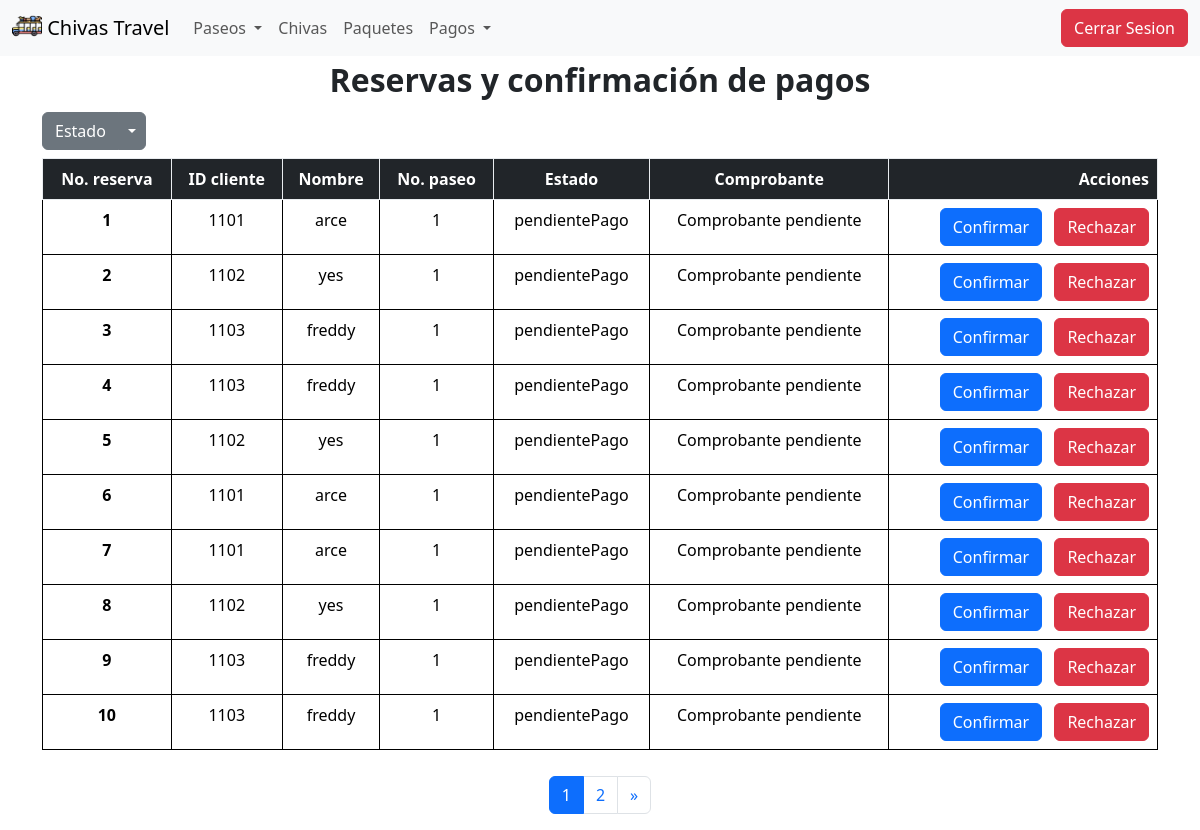
The page /paseos/pagosAdmin/?lista=pendientes on the database its author committed.
### paseos/models.py (models this page shows)
class Reserva(models.Model):
    paseo = models.ForeignKey(Paseo, on_delete=models.CASCADE)
    estado = models.CharField(max_length=100)
    fechaCreacion = models.DateField()
    valor = models.IntegerField()
    paquete = models.ForeignKey(Paquete, on_delete=models.CASCADE)
    comprobantePago = models.CharField(max_length=200000, default='none')
    persona = models.ForeignKey(Cliente, on_delete=models.CASCADE)

class Cliente(models.Model):
    nombre = models.CharField(max_length=100)
    id = models.IntegerField(primary_key=True)
    celular = models.IntegerField()
    correo = models.EmailField()
    edad = models.IntegerField()
    cuentaBancaria = models.ForeignKey(CuentaBancaria, on_delete=models.CASCADE)

class Paseo(models.Model):
    imagen = models.CharField(max_length=500000, default='default_value')
    origen = models.CharField(max_length=100)
    destino = models.CharField(max_length=100)
    descripcion = models.CharField(max_length=300)
    fecha = models.DateField()
    hora = models.TimeField()
    chiva = models.ForeignKey(Chiva, on_delete=models.CASCADE)
    esquemaCobro = models.ForeignKey(EsquemaCobro, on_delete=models.CASCADE)
    disponibilidad = models.IntegerField()

### paseos/views.py (the view, shortened to what this page needs)
# urls.py: path('pagosAdmin/', views.pagosAdmin, name='pagosAdmin' ),
def pagosAdmin(request):
    pendientes = Reserva.objects.filter(estado="pendientePago")
    confirmadas = Reserva.objects.filter(estado="confirmada")
    lista = request.GET.get('lista', 'confirmadas')
    if lista == 'pendientes':
        listaReservas = pendientes
    else:
        listaReservas = confirmadas
    paginator = Paginator(listaReservas, 10)
    pageNumber = request.GET.get('page')
    objsReserva = paginator.get_page(pageNumber)
    return render(request, 'pagosAdmin.html', {'listaReservas' : objsReserva,
                                               'lista' : lista})

### paseos/templates/pagosAdmin.html (shortened to what this page needs)
<!DOCTYPE html>
<html lang="en">
<head>
    {% load static %}
    <link rel="stylesheet" href="{% static '/styles.css' %}">
    <link href="{% static '/stylesApp.css' %}" rel="stylesheet">
</head>
<body>
    <header>
        {% include 'navbarAdmin.html' %}
        <p class="fs-2 fw-bold text-center m-0">Reservas y confirmación de pagos</p>
    </header>
    <main class="pagosMain">
        <div id="squereMain" class="container">
            <div class="btn-group mt-2 mb-2">
                <button type="button" class="btn btn-secondary">Estado</button>
                <button type="button" class="btn btn-secondary dropdown-toggle dropdown-toggle-split" data-bs-toggle="dropdown" aria-expanded="false">
                </button>
            </div>
            <table class="table table-bordered border-black">
                <thead>
                  <tr class="table-dark table-bordered border-light-subtle">
                    <th scope="col" class="text-center">No. reserva</th>
                    <th scope="col" class="text-center">ID cliente</th>
                    <th scope="col" class="text-center">Nombre</th>
                    <th scope="col" class="text-center">No. paseo</th>
                    <th scope="col" class="text-center">Estado</th>
                    <th scope="col" class="text-center">Comprobante</th>
                    <th scope="col" class="text-end">Acciones</th>
                  </tr>
                </thead>
                <tbody>
                {% for reserva in listaReservas %}
                  <tr>
                    <th scope="row" class="text-center">{{reserva.id}}</th>
                    <td class="text-center">{{reserva.persona.id}}</td>
                    <td class="text-center">{{reserva.persona.nombre}}</td>
                    <td class="text-center">{{reserva.paseo.id}}</td>
                    <td class="text-center">{{reserva.estado}}</td>
                    <td class="text-center">
                        {% if reserva.comprobantePago == 'none' %}
                            Comprobante pendiente
                        {% else %}
                            <button type="button" class="btn btn-link" data-bs-toggle="modal" data-bs-target="#pagosModal{{ reserva.persona.id }}">
                                Ver comprobante
                            </button>
                        {% endif %}
                    </td>
                    <td class="text-end">
                        <form method="post" action=''>
                            {% if reserva.estado == 'pendientePago' %}
                                <button type="submit" name="action" value="confirmar" class="btn btn-primary me-2">Confirmar</button>
                            {% endif %}
                            <button type="submit" name="action" value="rechazar" class="btn btn-danger">Rechazar</button>
                        </form>
                    </td>
                  </tr>
                {% endfor %}
                </tbody>
            </table>
        </div>
        <div class="pagination-wrapper">
            <nav aria-label="Page navigation">
                <ul class="pagination justify-content-center custom-cursor">
                    {% for num in listaReservas.paginator.page_range %}
                        {% if listaReservas.number == num %}
                            <li class="page-item active"><span class="page-link">{{ num }}</span></li>
                        {% elif num > listaReservas.number|add:'-3' and num < listaReservas.number|add:'3' %}
                            <li class="page-item"><a class="page-link" href="?lista={{ lista }}&page={{ num }}">{{ num }}</a></li>
                        {% endif %}
                    {% endfor %}
                    {% if listaReservas.has_next %}
                        <li class="page-item">
                            <a class="page-link" href="?lista={{ lista }}&page={{ listaReservas.next_page_number }}" aria-label="Next">
                                <span aria-hidden="true">&raquo;</span>
                            </a>
                        </li>
                    {% endif %}
                </ul>
            </nav>
        </div>
    </main>
</body>
</html>

### static/stylesApp.css (style rules this page uses)
body, html { height: 100%; margin: 0; }
.pagosMain { height: 90%; width: 100%; display: flex; flex-direction: column; align-items: center; }
.pagination-wrapper { width: 100%; display: flex; justify-content: center; margin-top: 10px; }
.custom-cursor { cursor: pointer; }

### rows shown on the page
Reserva: id "1", persona.id "1101", persona.nombre "arce", paseo.id "1", estado "pendientePago", comprobantePago "Comprobante pendiente", shows "Confirmar"
Reserva: id "2", persona.id "1102", persona.nombre "yes", paseo.id "1", estado "pendientePago", comprobantePago "Comprobante pendiente", shows "Confirmar"
Reserva: id "3", persona.id "1103", persona.nombre "freddy", paseo.id "1", estado "pendientePago", comprobantePago "Comprobante pendiente", shows "Confirmar"
Reserva: id "4", persona.id "1103", persona.nombre "freddy", paseo.id "1", estado "pendientePago", comprobantePago "Comprobante pendiente", shows "Confirmar"
Reserva: id "5", persona.id "1102", persona.nombre "yes", paseo.id "1", estado "pendientePago", comprobantePago "Comprobante pendiente", shows "Confirmar"
Reserva: id "6", persona.id "1101", persona.nombre "arce", paseo.id "1", estado "pendientePago", comprobantePago "Comprobante pendiente", shows "Confirmar"
Reserva: id "7", persona.id "1101", persona.nombre "arce", paseo.id "1", estado "pendientePago", comprobantePago "Comprobante pendiente", shows "Confirmar"
Reserva: id "8", persona.id "1102", persona.nombre "yes", paseo.id "1", estado "pendientePago", comprobantePago "Comprobante pendiente", shows "Confirmar"
Reserva: id "9", persona.id "1103", persona.nombre "freddy", paseo.id "1", estado "pendientePago", comprobantePago "Comprobante pendiente", shows "Confirmar"
Reserva: id "10", persona.id "1103", persona.nombre "freddy", paseo.id "1", estado "pendientePago", comprobantePago "Comprobante pendiente", shows "Confirmar"

### other values the page prints
{{ num }} "1"
{{ num }} "2"
